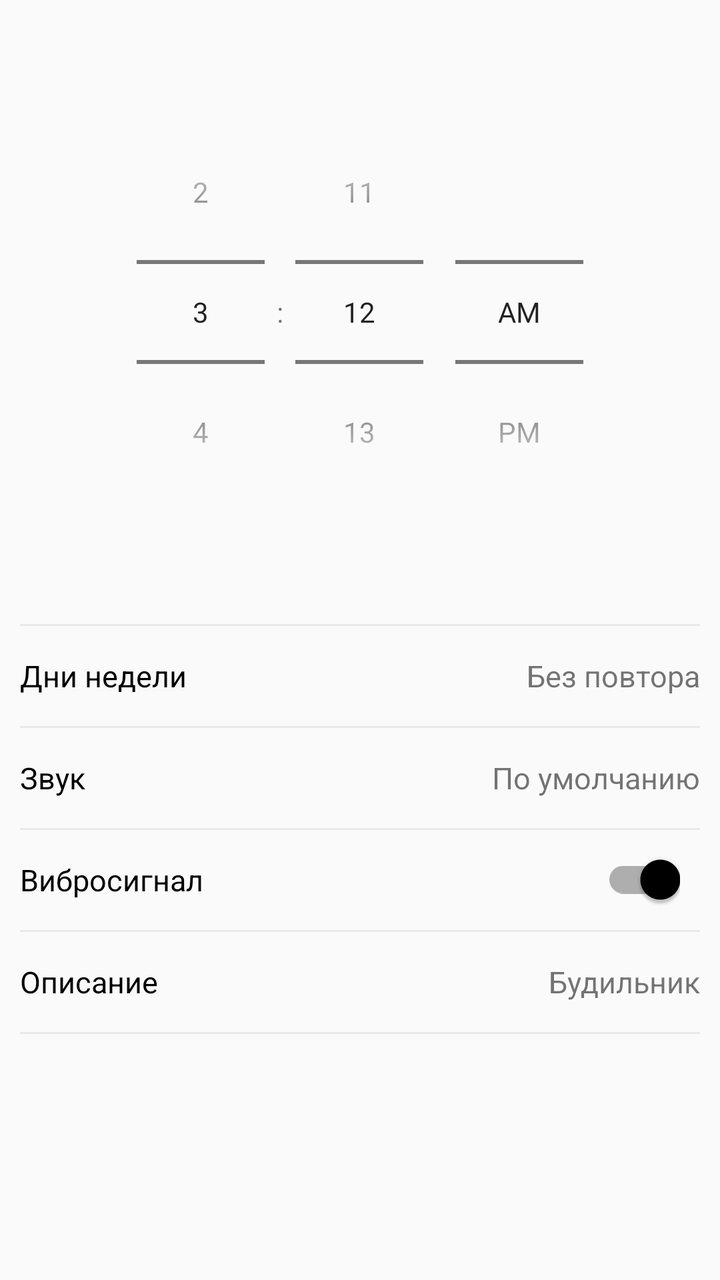
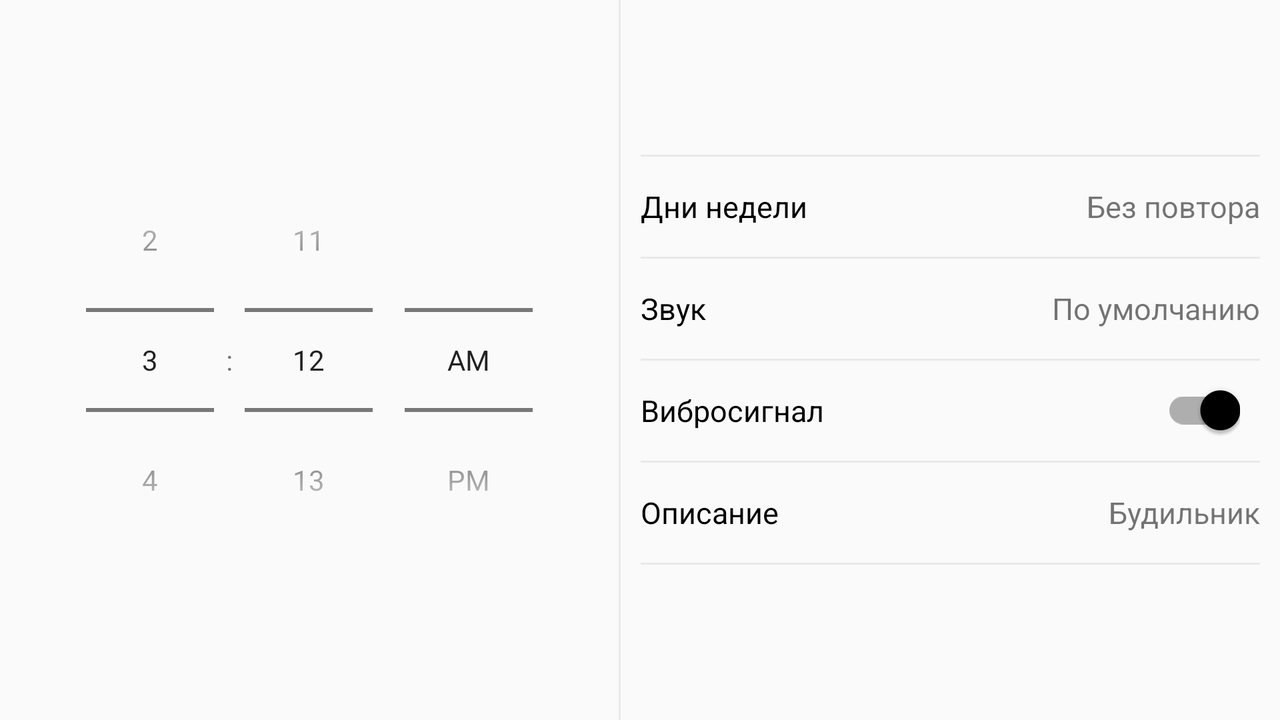

An Android layout and its configuration variant, each rendered on a device that would load it. The default file and the variant file are quoted in full after the pictures.
<!-- AndroidManifest.xml: application theme AppTheme -->
<!-- res/layout/activity_create.xml -->
<?xml version="1.0" encoding="utf-8"?>
<LinearLayout xmlns:android="http://schemas.android.com/apk/res/android"
    android:orientation="vertical" android:layout_width="match_parent"
    android:layout_height="match_parent">

    <TimePicker
        android:id="@+id/timePicker"
        style="@style/TimePicker" />

    <LinearLayout
        style="@style/LayoutInfo">

        <View
            style="@style/Line" />

        <FrameLayout
            android:id="@+id/days_of_week"
            style="@style/InfoItem" >

            <TextView
                style="@style/TextLeft"
                android:text="@string/days_of_the_week" />

            <TextView
                android:id="@+id/days"
                style="@style/TextRight"
                android:text="@string/without_replay" />

        </FrameLayout>

        <View
            style="@style/Line" />

        <FrameLayout
            android:id="@+id/sound_layout"
            style="@style/InfoItem">

            <TextView
                style="@style/TextLeft"
                android:text="@string/sound" />

            <TextView
                android:id="@+id/sound"
                style="@style/TextRight"
                android:text="@string/default_text"
                android:maxLength="12"
                android:drawableRight="@drawable/ic_arrow_right_black"/>

        </FrameLayout>

        <View
            style="@style/Line" />

        <FrameLayout
            android:id="@+id/vibration_layout"
            style="@style/InfoItem">

            <TextView
                style="@style/TextLeft"
                android:text="@string/vibration_signal" />

            <androidx.appcompat.widget.SwitchCompat
                android:id="@+id/vibration"
                style="@style/SwitchButtonInfo"
                android:layout_width="wrap_content"
                android:layout_height="wrap_content" />

        </FrameLayout>

        <View
            style="@style/Line" />

        <FrameLayout
            android:id="@+id/description_layout"
            style="@style/InfoItem">

            <TextView
                style="@style/TextLeft"
                android:text="@string/description" />

            <TextView
                android:id="@+id/description"
                style="@style/TextRight"
                android:text="@string/alarm_clock"
                android:drawableRight="@drawable/ic_arrow_right_black"/>

        </FrameLayout>

        <View
            style="@style/Line" />

    </LinearLayout>

</LinearLayout>
<!-- resources referenced by this layout -->
<resources>
  <string name="alarm_clock">Будильник</string>
  <string name="days_of_the_week">Дни недели</string>
  <string name="default_text">По умолчанию</string>
  <string name="description">Описание</string>
  <string name="sound">Звук</string>
  <string name="vibration_signal">Вибросигнал</string>
  <string name="without_replay">Без повтора</string>
  <style name="InfoItem">
          <item name="android:layout_width">match_parent</item>
          <item name="android:layout_height">50dp</item>
          <item name="android:background">@drawable/layout_selector</item>
      </style>
  <style name="LayoutInfo">
          <item name="android:layout_width">wrap_content</item>
          <item name="android:layout_height">wrap_content</item>
          <item name="android:layout_marginTop">50dp</item>
          <item name="android:layout_marginRight">10dp</item>
          <item name="android:layout_marginLeft">10dp</item>
          <item name="android:orientation">vertical</item>
      </style>
  <style name="Line">
          <item name="android:layout_width">wrap_content</item>
          <item name="android:layout_height">1dp</item>
          <item name="android:background">@color/colorGray</item>
      </style>
  <style name="SwitchButtonInfo" parent="SwitchButton">
          <item name="android:layout_marginRight">10dp</item>
          <item name="android:clickable">false</item>
      </style>
  <style name="TextLeft" parent="AlarmClockInfoText">
          <item name="android:layout_gravity">left|center</item>
          <item name="android:textColor">@color/colorBlack</item>
      </style>
  <style name="TextRight" parent="AlarmClockInfoText">
          <item name="android:layout_gravity">right|center</item>
          <item name="android:drawableRight">@drawable/ic_arrow_right_black</item>
      </style>
  <style name="TimePicker">
          <item name="android:layout_width">match_parent</item>
          <item name="android:layout_height">wrap_content</item>
          <item name="android:layout_marginTop">50dp</item>
          <item name="android:timePickerMode">spinner</item>
      </style>
  <style name="AppTheme" parent="Theme.AppCompat.Light">
          <item name="colorPrimaryDark">@color/colorBlack</item>
          <item name="colorAccent">@color/colorBlack</item>
      </style>
  <!-- drawable layout_selector (drawable) -->
  <?xml version="1.0" encoding="utf-8" ?>
  <selector xmlns:android="http://schemas.android.com/apk/res/android"> />
      <item android:state_pressed="true" android:drawable="@color/colorGray" />
  </selector>
  <color name="colorGray">#E9E9E9</color>
  <style name="SwitchButton">
          <item name="android:layout_width">wrap_content</item>
          <item name="android:layout_height">wrap_content</item>
          <item name="android:checked">true</item>
          <item name="android:layout_gravity">center|right</item>
      </style>
  <style name="AlarmClockInfoText" parent="AlarmClockTextDay">
          <item name="android:textSize">15sp</item>
      </style>
  <color name="colorBlack">#000000</color>
  <style name="AlarmClockTextDay">
          <item name="android:layout_width">wrap_content</item>
          <item name="android:layout_height">wrap_content</item>
      </style>
</resources>
<!-- res/layout-land/activity_create.xml (the repository's variant of the layout above) -->
<!-- drawn on the phone turned sideways -->
<?xml version="1.0" encoding="utf-8"?>
<LinearLayout xmlns:android="http://schemas.android.com/apk/res/android"
    android:orientation="horizontal"
    android:layout_width="match_parent"
    android:layout_height="match_parent">

    <TimePicker
        android:id="@+id/timePicker"
        android:layout_width="0dp"
        android:layout_weight="1"
        android:layout_height="wrap_content"
        android:timePickerMode="spinner"
        android:layout_gravity="center" />

    <View
        android:layout_width="1dp"
        android:layout_height="match_parent"
        android:background="@color/colorGray" />


    <LinearLayout
        style="@style/LayoutInfo"
        android:layout_width="0dp"
        android:layout_weight="1"
        android:layout_marginTop="0dp"
        android:layout_gravity="center">

        <View
            style="@style/Line" />

        <FrameLayout
            android:id="@+id/days_of_week"
            style="@style/InfoItem" >

            <TextView
                style="@style/TextLeft"
                android:text="@string/days_of_the_week" />

            <TextView
                android:id="@+id/days"
                style="@style/TextRight"
                android:text="@string/without_replay" />

        </FrameLayout>

        <View
            style="@style/Line" />

        <FrameLayout
            android:id="@+id/sound_layout"
            style="@style/InfoItem">

            <TextView
                style="@style/TextLeft"
                android:text="@string/sound" />

            <TextView
                android:id="@+id/sound"
                style="@style/TextRight"
                android:text="@string/default_text"
                android:maxLength="12"
                android:drawableRight="@drawable/ic_arrow_right_black"/>

        </FrameLayout>

        <View
            style="@style/Line" />

        <FrameLayout
            android:id="@+id/vibration_layout"
            style="@style/InfoItem">

            <TextView
                style="@style/TextLeft"
                android:text="@string/vibration_signal" />

            <androidx.appcompat.widget.SwitchCompat
                android:id="@+id/vibration"
                style="@style/SwitchButtonInfo" />

        </FrameLayout>

        <View
            style="@style/Line" />

        <FrameLayout
            android:id="@+id/description_layout"
            style="@style/InfoItem">

            <TextView
                style="@style/TextLeft"
                android:text="@string/description" />

            <TextView
                android:id="@+id/description"
                style="@style/TextRight"
                android:text="@string/alarm_clock"
                android:drawableRight="@drawable/ic_arrow_right_black"/>

        </FrameLayout>

        <View
            style="@style/Line" />

    </LinearLayout>

</LinearLayout>
<!-- resources referenced by the variant -->
<!-- as the phone turned sideways resolves them -->
<resources>
  <color name="colorGray">#E9E9E9</color>
  <string name="alarm_clock">Будильник</string>
  <string name="days_of_the_week">Дни недели</string>
  <string name="default_text">По умолчанию</string>
  <string name="description">Описание</string>
  <string name="sound">Звук</string>
  <string name="vibration_signal">Вибросигнал</string>
  <string name="without_replay">Без повтора</string>
  <style name="InfoItem">
          <item name="android:layout_width">match_parent</item>
          <item name="android:layout_height">50dp</item>
          <item name="android:background">@drawable/layout_selector</item>
      </style>
  <style name="LayoutInfo">
          <item name="android:layout_width">wrap_content</item>
          <item name="android:layout_height">wrap_content</item>
          <item name="android:layout_marginTop">50dp</item>
          <item name="android:layout_marginRight">10dp</item>
          <item name="android:layout_marginLeft">10dp</item>
          <item name="android:orientation">vertical</item>
      </style>
  <style name="Line">
          <item name="android:layout_width">wrap_content</item>
          <item name="android:layout_height">1dp</item>
          <item name="android:background">@color/colorGray</item>
      </style>
  <style name="SwitchButtonInfo" parent="SwitchButton">
          <item name="android:layout_marginRight">10dp</item>
          <item name="android:clickable">false</item>
      </style>
  <style name="TextLeft" parent="AlarmClockInfoText">
          <item name="android:layout_gravity">left|center</item>
          <item name="android:textColor">@color/colorBlack</item>
      </style>
  <style name="TextRight" parent="AlarmClockInfoText">
          <item name="android:layout_gravity">right|center</item>
          <item name="android:drawableRight">@drawable/ic_arrow_right_black</item>
      </style>
  <style name="AppTheme" parent="Theme.AppCompat.Light">
          <item name="colorPrimaryDark">@color/colorBlack</item>
          <item name="colorAccent">@color/colorBlack</item>
      </style>
  <!-- drawable layout_selector (drawable) -->
  <?xml version="1.0" encoding="utf-8" ?>
  <selector xmlns:android="http://schemas.android.com/apk/res/android"> />
      <item android:state_pressed="true" android:drawable="@color/colorGray" />
  </selector>
  <style name="SwitchButton">
          <item name="android:layout_width">wrap_content</item>
          <item name="android:layout_height">wrap_content</item>
          <item name="android:checked">true</item>
          <item name="android:layout_gravity">center|right</item>
      </style>
  <style name="AlarmClockInfoText" parent="AlarmClockTextDay">
          <item name="android:textSize">15sp</item>
      </style>
  <color name="colorBlack">#000000</color>
  <style name="AlarmClockTextDay">
          <item name="android:layout_width">wrap_content</item>
          <item name="android:layout_height">wrap_content</item>
      </style>
</resources>
